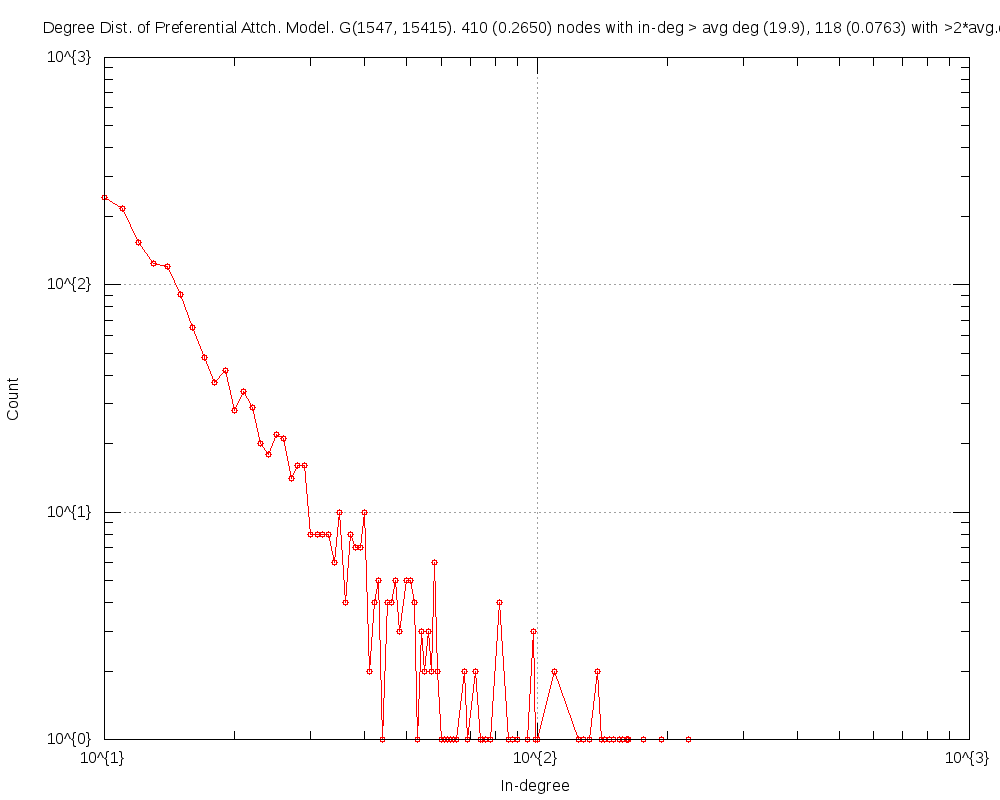

Write gnuplot code to recreate this figure.
#
# Degree Dist. of Preferential Attch. Model. G(1547, 15415). 410 (0.2650) nodes with in-deg > avg deg (19.9), 118 (0.0763) with >2*avg.deg (Wed Oct 14 21:03:39 2015)
#

set title "Degree Dist. of Preferential Attch. Model. G(1547, 15415). 410 (0.2650) nodes with in-deg > avg deg (19.9), 118 (0.0763) with >2*avg.deg"
set key bottom right
set logscale xy 10
set format x "10^{%L}"
set mxtics 10
set format y "10^{%L}"
set mytics 10
set grid
set xlabel "In-degree"
set ylabel "Count"
set tics scale 2
set terminal png size 1000,800
set output 'inDeg.pref_attach.png'
plot 	"inDeg.pref_attach.tab" using 1:2 title "" with linespoints pt 6
